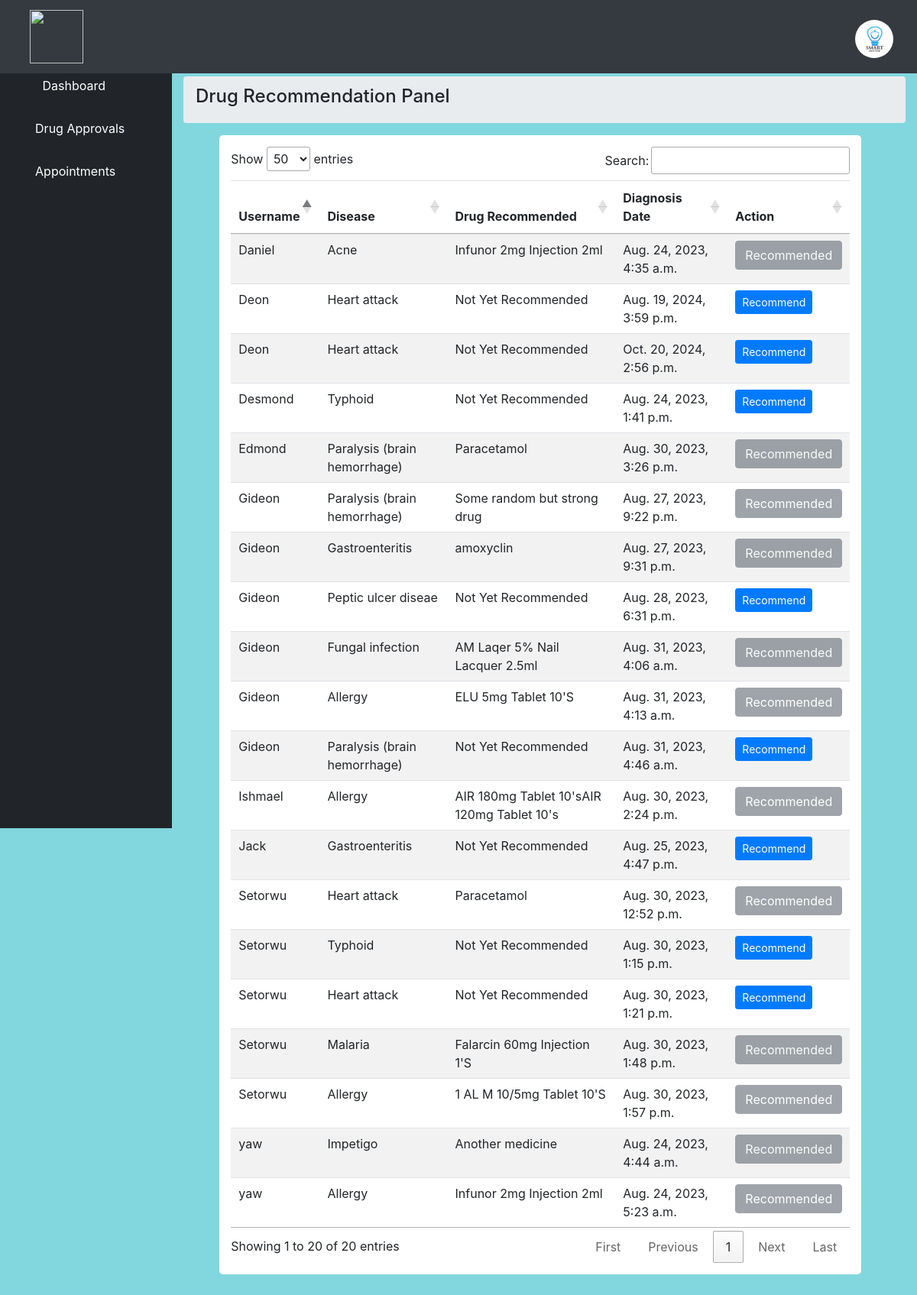
The page /doctor/recommendations (signed in) on the database its author committed.
### core/models.py (models this page shows, shortened)
class Profile(models.Model):
    user = models.OneToOneField(User, on_delete=models.CASCADE)
    usercode = models.CharField(max_length=10, default='ABC12345')
    profile = models.ImageField(upload_to = 'profile-uploads/', default = '', blank=True)
    birth_date = models.DateField(default='None')
    contact = models.CharField(max_length=255, default='1234567890')
    gender = models.CharField(max_length=255)
    country = models.CharField(max_length=255, default='Ghana')
    created_on = models.DateTimeField(auto_now_add=True)

class Medical(models.Model):
    s1 = models.CharField(max_length=200)
    s2 = models.CharField(max_length=200)
    s3 = models.CharField(max_length=200)
    s4 = models.CharField(max_length=200)
    s5 = models.CharField(max_length=200)
    disease = models.CharField(max_length=200)
    medicine = models.CharField(max_length=200)
    patient = models.ForeignKey(User, related_name="patient", on_delete= models.CASCADE)
    doctor = models.ForeignKey(User, related_name="doctor", on_delete= models.CASCADE, null=True)
    requested_appointment = models.BooleanField(default=False)
    recommended = models.BooleanField(default=False)
    created_on = models.DateTimeField(auto_now_add=True)

class User(AbstractUser):
    is_patient = models.BooleanField(default=False)
    is_doctor = models.BooleanField(default=False)
    phonenumber = models.CharField(max_length=200,null=True)

### core/views.py (the view)
# urls.py: path('doctor/recommendations', views.doctor_commend, name='commend'),
def doctor_commend(request):
	template_name = 'doctor/result.html'
	page = "Doctor Recommendations"
	disease = Medical.objects.all()
	user = request.user
	profile = Profile.objects.get(user=user)
	return render(request, template_name, {
	'disease':disease,
	'profile': profile,
	'page':page
	})

### core/templates/doctor/result.html (shortened to what this page needs)
{% extends 'doctor/base.html' %}
{% block body %}
 <div id="content-wrapper">
        <div class="container-fluid">
            <ol class="breadcrumb">
              <li class="breadcrumb-item">
                <h4 class="text-center" style="width:100%">Drug Recommendation Panel</h4>
              </li>
            </ol>
            <div class="">
            <div class="">
                <center class="diagnosis-table">
                <table class="table table-hover table-striped" id="recommendations_table">
                    <thead>
                        <tr>
                            <th scope="col">Username</th>
                            <th scope="col">Disease</th>
                            <th scope="col">Drug Recommended</th>
                            <th scope="col">Diagnosis Date</th>
                            <th scope="col">Action</th>
                        </tr>
                    </thead>
                    <tbody id="tbody">
                          {% for d in disease %}
                          <tr>
                              <td>{{ d.patient.username }}</td>
                              <td>{{ d.disease }}</td>
                              {% if d.medicine == "" or  d.medicine == "See Doctor" %}
                              <td>Not Yet Recommended</td>
                              {% else %}
                              <td>{{ d.medicine }}</td>
                              {% endif %}
                              <td>{{ d.created_on }}</td>
                              <td>
                                {% if d.medicine == "" or  d.medicine == "See Doctor" %}
                                <button class="btn btn-primary btn-sm btn_recommend" type="button" data-sid="{{ d.id }}" data-toggle="modal" data-target="#form">Recommend</button>
                                {% else %}
                                <button class="btn btn-secondary" type="button" disabled>Recommended</button>
                                {% endif %}
                            </td>
                          </tr>
                          {% endfor %}
                      </tbody>
                </table>
              </center>
            </div>
            </div>
        </div>
        </div>
{% endblock %}

### core/templates/doctor/base.html (shortened to what this page needs)
{% load static %}
<!DOCTYPE html>
<html>
  <head>
    <link rel="stylesheet" href="{% static 'core/css/bootstrap/four/bootstrap.css' %}">
    <link href="{% static 'core/css/sb-admin.css' %}" rel="stylesheet">
    <link href="{% static 'core/css/fontawesome-free/css/all.min.css' %}" rel="stylesheet" type="text/css">
    <link rel="stylesheet" href="https://cdn.datatables.net/1.12.1/css/jquery.dataTables.min.css " />
</head>
  <body id="page-top" style="background-color: #82d7de">
    <nav class="navbar navbar-expand navbar-dark bg-dark fixed-top">
      <div class="top-logo">
        <a class="navbar-brand mr-1 text-white" href="{% url 'doctor_home' %}">
            <img class="top-image mr-2" src="{% static 'core/img/smart-remove.png' %}" type="image/png">
        </a>
       </div>
      <ul class="navbar-nav ml-auto ml-md-0">
        <li class="nav-item dropdown no-arrow">
            <a class=" dropdown-toggle" href="#" id="userDropdown" role="button" data-toggle="dropdown" aria-haspopup="true" aria-expanded="false">
                {% if profile.profile %}
                <img class="profile" src="{{ profile.profile.url }}" style="padding: 5px;">
                {% else %}
                <img class="profile" src="{% static 'core/img/profile.png' %}" >
                {% endif %}
            </a>
        </li>
    </ul>
    </nav>
    <div id="wrapper" style="margin-top: 7%;">
      <div id="sidebar">
        <ul class="sidebar navbar-nav">
          <li class="nav-item active">
            <a class="nav-link" href="{% url 'doctor_home' %}">
              <i class="fas fa-fw fa-tachometer-alt"></i>
              <span>Dashboard</span>
            </a>
          </li>
          <li class="nav-item">
            <a class="nav-link" href="{% url 'commend' %}">
              <i class="fas fa-medkit text-white"></i>
              <span style="color: white">Drug Approvals</span>
            </a>
          </li>
          <li class="nav-item">
            <a class="nav-link" href="{% url 'meet_list' %}">
              <i class="fas fa-calendar text-white"></i>
              <span style="color: white">Appointments</span>
            </a>
          </li>
        </ul>
      </div>
      {% block body %}
      {% endblock %}
    </div>
  </body>
</html>

### rows shown on the page
Profile: profile (picture)
Medical: patient.username "Daniel", disease "Acne", medicine "Infunor 2mg Injection 2ml", created_on "Aug. 24, 2023, 4:35 a.m.", shows "Recommended"
Medical: patient.username "yaw", disease "Impetigo", medicine "Another medicine", created_on "Aug. 24, 2023, 4:44 a.m.", shows "Recommended"
Medical: patient.username "yaw", disease "Allergy", medicine "Infunor 2mg Injection 2ml", created_on "Aug. 24, 2023, 5:23 a.m.", shows "Recommended"
Medical: patient.username "Desmond", disease "Typhoid", medicine "Not Yet Recommended", created_on "Aug. 24, 2023, 1:41 p.m."
Medical: patient.username "Jack", disease "Gastroenteritis", medicine "Not Yet Recommended", created_on "Aug. 25, 2023, 4:47 p.m."
Medical: patient.username "Gideon", disease "Paralysis (brain hemorrhage)", medicine "Some random but strong drug", created_on "Aug. 27, 2023, 9:22 p.m.", shows "Recommended"
Medical: patient.username "Gideon", disease "Gastroenteritis", medicine "amoxyclin", created_on "Aug. 27, 2023, 9:31 p.m.", shows "Recommended"
Medical: patient.username "Gideon", disease "Peptic ulcer diseae", medicine "Not Yet Recommended", created_on "Aug. 28, 2023, 6:31 p.m."
Medical: patient.username "Setorwu", disease "Heart attack", medicine "Paracetamol", created_on "Aug. 30, 2023, 12:52 p.m.", shows "Recommended"
Medical: patient.username "Setorwu", disease "Typhoid", medicine "Not Yet Recommended", created_on "Aug. 30, 2023, 1:15 p.m."
Medical: patient.username "Setorwu", disease "Heart attack", medicine "Not Yet Recommended", created_on "Aug. 30, 2023, 1:21 p.m."
Medical: patient.username "Setorwu", disease "Malaria", medicine "Falarcin 60mg Injection 1'S", created_on "Aug. 30, 2023, 1:48 p.m.", shows "Recommended"
Medical: patient.username "Setorwu", disease "Allergy", medicine "1 AL M 10/5mg Tablet 10'S", created_on "Aug. 30, 2023, 1:57 p.m.", shows "Recommended"
Medical: patient.username "Ishmael", disease "Allergy", medicine "AIR 180mg Tablet 10'sAIR 120mg Tablet 10's", created_on "Aug. 30, 2023, 2:24 p.m.", shows "Recommended"
Medical: patient.username "Edmond", disease "Paralysis (brain hemorrhage)", medicine "Paracetamol", created_on "Aug. 30, 2023, 3:26 p.m.", shows "Recommended"
Medical: patient.username "Gideon", disease "Fungal infection", medicine "AM Laqer 5% Nail Lacquer 2.5ml", created_on "Aug. 31, 2023, 4:06 a.m.", shows "Recommended"
Medical: patient.username "Gideon", disease "Allergy", medicine "ELU 5mg Tablet 10'S", created_on "Aug. 31, 2023, 4:13 a.m.", shows "Recommended"
Medical: patient.username "Gideon", disease "Paralysis (brain hemorrhage)", medicine "Not Yet Recommended", created_on "Aug. 31, 2023, 4:46 a.m."
Medical: patient.username "Deon", disease "Heart attack", medicine "Not Yet Recommended", created_on "Aug. 19, 2024, 3:59 p.m."
Medical: patient.username "Deon", disease "Heart attack", medicine "Not Yet Recommended", created_on "Oct. 20, 2024, 2:56 p.m."
